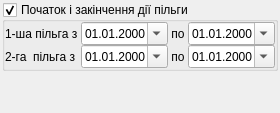
          <widget class="QWidget" name="tab_additional">
           <attribute name="title">
            <string>Дод.</string>
           </attribute>
           <layout class="QVBoxLayout" name="verticalLayout_4">
            <property name="spacing">
             <number>2</number>
            </property>
            <property name="margin">
             <number>2</number>
            </property>
            <item>
             <widget class="QGroupBox" name="groupBox_PilgsDatesLimits">
              <property name="sizePolicy">
               <sizepolicy hsizetype="Maximum" vsizetype="Preferred">
                <horstretch>0</horstretch>
                <verstretch>0</verstretch>
               </sizepolicy>
              </property>
              <property name="focusPolicy">
               <enum>Qt::NoFocus</enum>
              </property>
              <property name="title">
               <string>Початок і закінчення дії пільги</string>
              </property>
              <property name="checkable">
               <bool>true</bool>
              </property>
              <layout class="QGridLayout" name="_6">
               <property name="margin">
                <number>0</number>
               </property>
               <property name="spacing">
                <number>0</number>
               </property>
               <item row="0" column="0">
                <widget class="QLabel" name="label_pilgaLimitInfo">
                 <property name="text">
                  <string>1-ша пільга з </string>
                 </property>
                </widget>
               </item>
               <item row="0" column="1">
                <widget class="QDateEdit" name="dateEdit_PilgaBeginDate">
                 <property name="alignment">
                  <set>Qt::AlignRight|Qt::AlignTrailing|Qt::AlignVCenter</set>
                 </property>
                 <property name="specialValueText">
                  <string/>
                 </property>
                 <property name="maximumDateTime">
                  <datetime>
                   <hour>23</hour>
                   <minute>59</minute>
                   <second>59</second>
                   <year>2100</year>
                   <month>12</month>
                   <day>31</day>
                  </datetime>
                 </property>
                 <property name="displayFormat">
                  <string>dd.MM.yyyy</string>
                 </property>
                 <property name="calendarPopup">
                  <bool>true</bool>
                 </property>
                 <property name="currentSectionIndex">
                  <number>0</number>
                 </property>
                </widget>
               </item>
               <item row="0" column="2">
                <widget class="QLabel" name="label_PilgaToDate">
                 <property name="text">
                  <string> по </string>
                 </property>
                </widget>
               </item>
               <item row="1" column="0">
                <widget class="QLabel" name="label_pilga_2LimitInfo">
                 <property name="text">
                  <string>2-га  пільга з </string>
                 </property>
                </widget>
               </item>
               <item row="1" column="1">
                <widget class="QDateEdit" name="dateEdit_Pilga_2BeginDate">
                 <property name="alignment">
                  <set>Qt::AlignRight|Qt::AlignTrailing|Qt::AlignVCenter</set>
                 </property>
                 <property name="specialValueText">
                  <string/>
                 </property>
                 <property name="maximumDateTime">
                  <datetime>
                   <hour>23</hour>
                   <minute>59</minute>
                   <second>59</second>
                   <year>2100</year>
                   <month>12</month>
                   <day>31</day>
                  </datetime>
                 </property>
                 <property name="displayFormat">
                  <string>dd.MM.yyyy</string>
                 </property>
                 <property name="calendarPopup">
                  <bool>true</bool>
                 </property>
                 <property name="currentSectionIndex">
                  <number>0</number>
                 </property>
                </widget>
               </item>
               <item row="1" column="2">
                <widget class="QLabel" name="label_Pilga_2ToDate">
                 <property name="text">
                  <string> по </string>
                 </property>
                </widget>
               </item>
               <item row="1" column="3">
                <widget class="QDateEdit" name="dateEdit_Pilga_2EndDate">
                 <property name="alignment">
                  <set>Qt::AlignRight|Qt::AlignTrailing|Qt::AlignVCenter</set>
                 </property>
                 <property name="specialValueText">
                  <string/>
                 </property>
                 <property name="maximumDateTime">
                  <datetime>
                   <hour>23</hour>
                   <minute>59</minute>
                   <second>59</second>
                   <year>2100</year>
                   <month>12</month>
                   <day>31</day>
                  </datetime>
                 </property>
                 <property name="displayFormat">
                  <string>dd.MM.yyyy</string>
                 </property>
                 <property name="calendarPopup">
                  <bool>true</bool>
                 </property>
                 <property name="currentSectionIndex">
                  <number>0</number>
                 </property>
                </widget>
               </item>
               <item row="0" column="3">
                <widget class="QDateEdit" name="dateEdit_PilgaEndDate">
                 <property name="alignment">
                  <set>Qt::AlignRight|Qt::AlignTrailing|Qt::AlignVCenter</set>
                 </property>
                 <property name="specialValueText">
                  <string/>
                 </property>
                 <property name="maximumDateTime">
                  <datetime>
                   <hour>23</hour>
                   <minute>59</minute>
                   <second>59</second>
                   <year>2100</year>
                   <month>12</month>
                   <day>31</day>
                  </datetime>
                 </property>
                 <property name="displayFormat">
                  <string>dd.MM.yyyy</string>
                 </property>
                 <property name="calendarPopup">
                  <bool>true</bool>
                 </property>
                 <property name="currentSectionIndex">
                  <number>0</number>
                 </property>
                </widget>
               </item>
              </layout>
             </widget>
            </item>
            <item>
             <spacer name="verticalSpacer_2">
              <property name="orientation">
               <enum>Qt::Vertical</enum>
              </property>
              <property name="sizeHint" stdset="0">
               <size>
                <width>20</width>
                <height>40</height>
               </size>
              </property>
             </spacer>
            </item>
           </layout>
          </widget>
